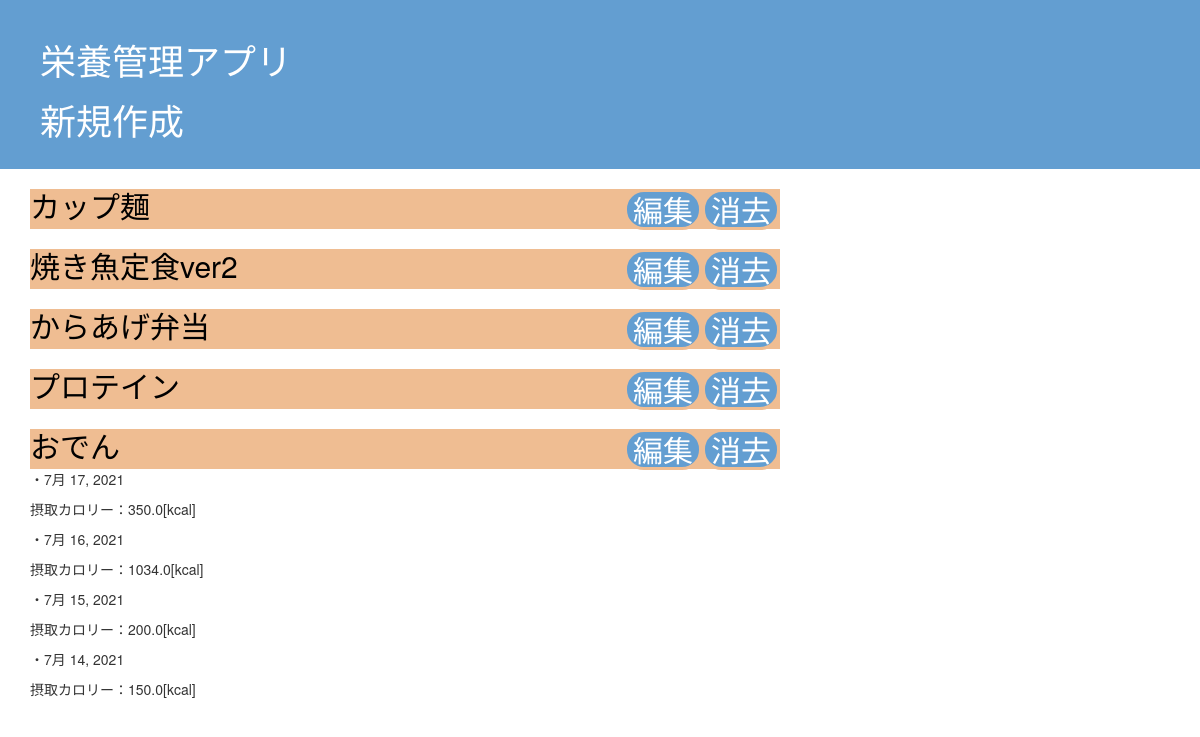
Before: / with the older database file.
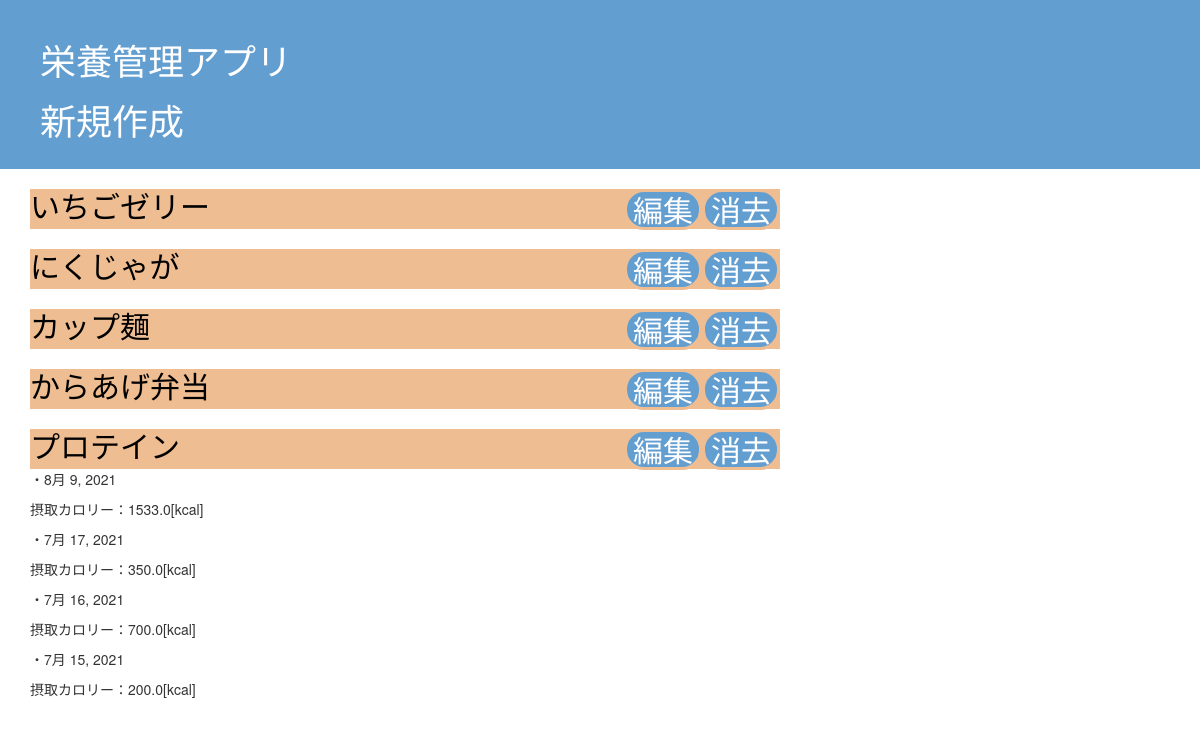
After: the same page with the newer database file.
### crud/models.py (models this page shows, shortened)
class Menu(models.Model):
    menu = models.CharField(max_length=100)
    calorie = models.FloatField()
    date = models.DateField()

### crud/views.py (the view)
# urls.py: path('',views.index,name='index'),
def index(request):
    dates = Menu.objects.all().dates('date','day',order='DESC')
    dateList = []
    calorieList = []
    for date in dates:
        dayCalorie = Menu.objects.filter(date=date).aggregate(Sum('calorie'))
        dateList.append([date,dayCalorie])
    lens = len(dateList)
    params = {
        'posts':Menu.objects.filter(date__lte=timezone.now()).order_by('date').reverse(),
        'dateList':dateList,
    }
    return render(request,'crud/index.html',params)

### crud/templates/crud/index.html
{% extends 'crud/base.html' %}
{% block content %}
    <div class="col-md-8">
        {% for post in posts %}
            <div class = 'post'>
                <h2><a class="menu-name" href="{% url 'detail' id=post.id %}">{{ post.menu }}</a><h2>
                <div class="delete">
                    <button class="button delete" onclick='location.href="{% url 'delete' id=post.id %}"'>消去</button>
                </div>
                <div class="edit">
                    <button class="button edit" onclick='location.href="{% url 'edit' id=post.id %}"'>編集</button>
                </div>
            </div>
        {% endfor %}
        <div class='sumCalorieList'>
            {% for date in dateList %}
                <p>・{{ date.0 }}</p>
                <p>摂取カロリー：{{ date.1.calorie__sum }}[kcal]</p>
            {% endfor %}
        </div>
    </div>
{% endblock %}

### crud/templates/crud/base.html (shortened to what this page needs)
{% load static %}
<html>
    <head>
        <link rel="stylesheet" href="//maxcdn.bootstrapcdn.com/bootstrap/3.2.0/css/bootstrap.min.css">
        <link rel="stylesheet" href="//maxcdn.bootstrapcdn.com/bootstrap/3.2.0/css/bootstrap-theme.min.css">
        <link rel="stylesheet" href="{% static 'css/crud.css' %}">
    </head>
    <body>
        <div class="header">
            <h1><a href="/">栄養管理アプリ</a></h1>
            <h1><a href="{% url 'create' %}">新規作成</a></h1>
        </div>
        <div class="content container">
            <div class="row">
                {% block content %}
                {% endblock %}
            </div>
        </div>
    </body>
</html>

### crud/static/css/crud.css (style rules this page uses)
.header { background-color: #639ED1; margin-top: 0; padding: 20px 20px 20px 40px; }
.header a { color:white; }
.post { display: block; background-color: #EFBD92; padding-bottom: 40px; position: relative; }
.menu-name { color: black; text-decoration: none; position: absolute; top: 0; left: 0; }
.button { float:right; background-color: #639ED1; border: solid #EFBD92; color: white; border-radius: 20px; }

Changed rows visible on the page:
removed Menu: menu "焼き魚定食ver2"
removed Menu: menu "おでん"
added Menu: menu "いちごゼリー"
added Menu: menu "にくじゃが"
Other visible differences:
new list line: "・ 8月 9, 2021 摂取カロリー： 1533.0 [kcal]"
new list line: "・ 7月 16, 2021 摂取カロリー： 700.0 [kcal]"
list line gone: "・ 7月 16, 2021 摂取カロリー： 1034.0 [kcal]"
list line gone: "・ 7月 14, 2021 摂取カロリー： 150.0 [kcal]"
